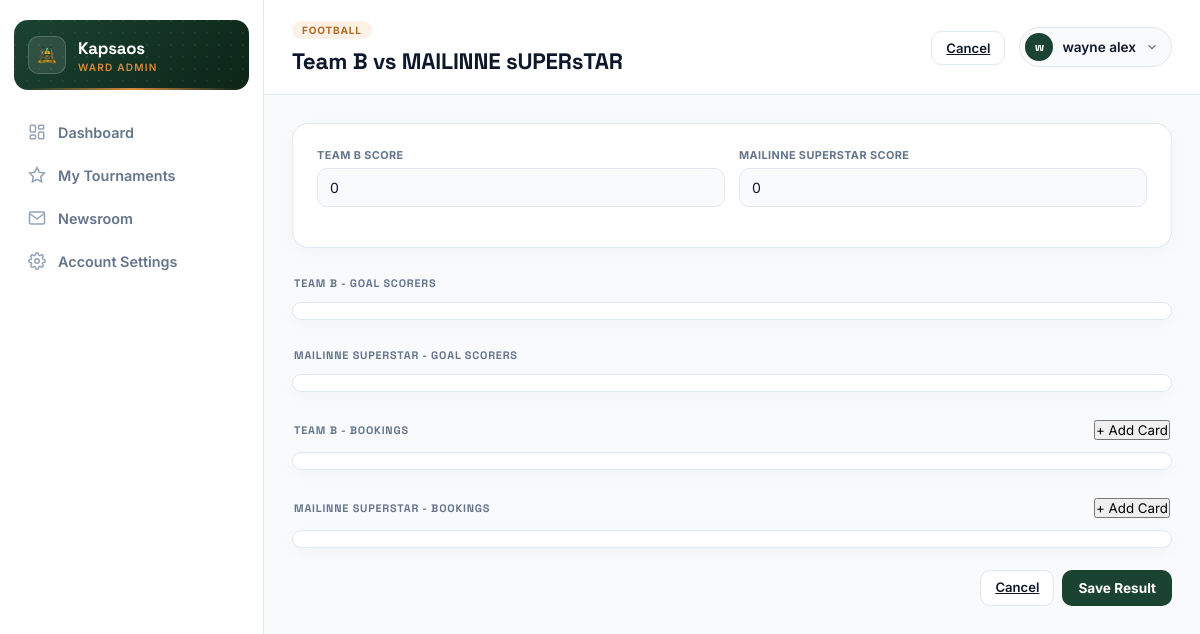
The app's page /accounts/ward/fixtures/244/result/ (signed in) with its own data.
### accounts/models.py (models this page shows, shortened)
class User(AbstractUser):
    class Role(models.TextChoices):
        SYSTEM_ADMIN = 'system_admin', 'System Admin'
        COUNTY_ICT_OFFICER = 'county_ict', 'County ICT Officer'
        SUB_COUNTY_ADMIN = 'sub_county_admin', 'Sub-County Admin'
        WARD_ADMIN = 'ward_admin', 'Ward Admin'
        TEAM_MANAGER = 'team_manager', 'Team Manager'
    role = models.CharField(max_length=20, choices=Role.choices)
    sub_county = models.ForeignKey(
        SubCounty, on_delete=models.PROTECT, null=True, blank=True, related_name='admins'
    )
    ward = models.ForeignKey(
        Ward, on_delete=models.PROTECT, null=True, blank=True, related_name='admins'
    )
    phone_number = models.CharField(max_length=20, blank=True)

class Ward(models.Model):
    sub_county = models.ForeignKey(SubCounty, on_delete=models.CASCADE, related_name='wards')
    name = models.CharField(max_length=100)
    created_at = models.DateTimeField(auto_now_add=True)
    class Meta:
        verbose_name_plural = "Wards"
        unique_together = ('sub_county', 'name')
        ordering = ['sub_county__name', 'name']

class Fixture(models.Model):
    class Status(models.TextChoices):
        SCHEDULED = 'scheduled', 'Scheduled'
        LIVE = 'live', 'Live'
        COMPLETED = 'completed', 'Completed'
        POSTPONED = 'postponed', 'Postponed'
        CANCELLED = 'cancelled', 'Cancelled'
    phase_sport = models.ForeignKey(PhaseSport, on_delete=models.CASCADE, related_name='fixtures',null=True)
    group = models.ForeignKey(Group, on_delete=models.SET_NULL, null=True, blank=True, related_name='fixtures')
    home_team = models.ForeignKey(Team, on_delete=models.CASCADE, related_name='home_fixtures')
    away_team = models.ForeignKey(Team, on_delete=models.CASCADE, related_name='away_fixtures')
    round_number = models.PositiveSmallIntegerField(help_text="Matchday / round index")
    leg = models.PositiveSmallIntegerField(default=1)
    venue = models.CharField(max_length=150, blank=True)
    kickoff_at = models.DateTimeField(null=True, blank=True)
    status = models.CharField(max_length=20, choices=Status.choices, default=Status.SCHEDULED)
    class Meta:
        ordering = ['round_number', 'kickoff_at']

class PhaseSport(models.Model):
    class Format(models.TextChoices):
        LEAGUE = 'league', 'League'
        KNOCKOUT = 'knockout', 'Knockout'
        GROUP_KNOCKOUT = 'group_knockout', 'Group Stage + Knockout'
        UEFA_LEAGUE_PHASE = 'uefa_league_phase', 'UEFA-Style League Phase'
    phase = models.ForeignKey(Phase, on_delete=models.CASCADE, related_name='phase_sports')
    sport = models.ForeignKey(Sport, on_delete=models.PROTECT, related_name='phase_entries')
    fixture_format = models.CharField(max_length=20, choices=Format.choices, default=Format.LEAGUE)
    legs = models.PositiveSmallIntegerField(default=1, help_text="1 = single round-robin, 2 = home & away")
    fixtures_generated = models.BooleanField(default=False)
    class Meta:
        unique_together = ('phase', 'sport')
        verbose_name = "Phase Sport"
        verbose_name_plural = "Phase Sports"

class Sport(models.Model):
    name = models.CharField(max_length=60, unique=True)
    rules_summary = models.CharField(max_length=255, help_text="e.g. '11 vs 11, 2x45min halves'")
    players_per_side = models.PositiveSmallIntegerField(default=11)
    is_active = models.BooleanField(default=True)
    class Meta:
        ordering = ['name']

class Team(models.Model):
    name = models.CharField(max_length=120)
    sport = models.ForeignKey(Sport, on_delete=models.PROTECT, related_name='teams')
    ward = models.ForeignKey(Ward, on_delete=models.PROTECT, related_name='teams')
    home_ground = models.CharField(max_length=150, blank=True)
    coach_name = models.CharField(max_length=120, blank=True)
    coach_phone = models.CharField(max_length=20, blank=True)
    created_by = models.ForeignKey(
        settings.AUTH_USER_MODEL, on_delete=models.SET_NULL, null=True,
        related_name='teams_created'
    )
    created_at = models.DateTimeField(auto_now_add=True)
    class Meta:
        unique_together = ('name', 'sport', 'ward')
        ordering = ['name']

### accounts/views.py (the view, shortened to what this page needs)
# urls.py: path('ward/fixtures/<int:fixture_pk>/result/', views.ward_ResultEntryView, name='ward_result_entry'),
@ward_admin_required
@login_required(login_url='login_admin')
def ward_ResultEntryView(request, fixture_pk):
    fixture = get_object_or_404(
        Fixture.objects.select_related('home_team', 'away_team', 'phase_sport__phase__tournament'),
        pk=fixture_pk
    )
    tournament = fixture.phase_sport.phase.tournament
    home_players = Player.objects.filter(tournament=tournament, team=fixture.home_team).order_by('jersey_number')
    away_players = Player.objects.filter(tournament=tournament, team=fixture.away_team).order_by('jersey_number')
    result = Result.objects.filter(fixture=fixture).first()
    existing_goals = Goal.objects.filter(fixture=fixture).select_related('scorer', 'assisted_by') if result else []
    existing_home_goals = [g for g in existing_goals if g.scorer.team_id == fixture.home_team_id]
    existing_away_goals = [g for g in existing_goals if g.scorer.team_id == fixture.away_team_id]
    existing_cards = Card.objects.filter(fixture=fixture).select_related('player') if result else []
    existing_home_cards = [c for c in existing_cards if c.player.team_id == fixture.home_team_id]
    existing_away_cards = [c for c in existing_cards if c.player.team_id == fixture.away_team_id]
    return render(request, 'ward/wardadmin_result_entry.html', {
        'fixture': fixture,
        'result': result,
        'home_players': home_players,
        'away_players': away_players,
        'existing_home_goals': existing_home_goals,
        'existing_away_goals': existing_away_goals,
        'existing_home_cards': existing_home_cards,
        'existing_away_cards': existing_away_cards,
        'active_nav': 'tournaments',
    })

### accounts/templates/ward/wardadmin_result_entry.html (shortened to what this page needs)
{% extends "ward/wardadmin_base.html" %}
{% block page_eyebrow %}{{ fixture.phase_sport.sport.name }}{% endblock %}
{% block page_title %}{{ fixture.home_team.name }} vs {{ fixture.away_team.name }}{% endblock %}
{% block header_actions %}
<a href="{% url 'phase_detail' fixture.phase_sport.phase_id %}" class="btn-ghost">Cancel</a>
{% endblock %}
{% block content %}
<form method="post" id="result-form">
    <div class="group" style="padding:24px; margin-bottom:22px;">
        <div class="form-grid-columns">
            <div class="form-field-box">
                <label>{{ fixture.home_team.name }} Score</label>
                <input type="number" name="home_score" id="home-score-input" min="0"
                       value="{{ result.home_score|default:0 }}" required oninput="ResultForm.sync()">
            </div>
            <div class="form-field-box">
                <label>{{ fixture.away_team.name }} Score</label>
                <input type="number" name="away_score" id="away-score-input" min="0"
                       value="{{ result.away_score|default:0 }}" required oninput="ResultForm.sync()">
            </div>
        </div>
    </div>
    <div class="group-header-row">
        <h3 class="group-header">{{ fixture.home_team.name }} - Goal Scorers</h3>
    </div>
    <div class="group" id="home-goal-rows" style="padding:8px; margin-bottom: 22px;"></div>
    <div class="group-header-row">
        <h3 class="group-header">{{ fixture.away_team.name }} - Goal Scorers</h3>
    </div>
    <div class="group" id="away-goal-rows" style="padding:8px; margin-bottom: 22px;"></div>
    <div class="group-header-row" style="display: flex; justify-content: space-between; align-items: center;">
        <h3 class="group-header">{{ fixture.home_team.name }} - Bookings</h3>
        <button type="button" class="btn-secondary btn-sm" onclick="CardForm.addRow('home')">+ Add Card</button>
    </div>
    <div class="group" id="home-card-rows" style="padding:8px; margin-bottom: 22px;"></div>
    <div class="group-header-row" style="display: flex; justify-content: space-between; align-items: center;">
        <h3 class="group-header">{{ fixture.away_team.name }} - Bookings</h3>
        <button type="button" class="btn-secondary btn-sm" onclick="CardForm.addRow('away')">+ Add Card</button>
    </div>
    <div class="group" id="away-card-rows" style="padding:8px; margin-bottom: 22px;"></div>
    <div class="form-actions" style="margin-top:20px;">
        <a href="{% url 'phase_detail' fixture.phase_sport.phase_id %}" class="btn-ghost">Cancel</a>
        <button type="submit" class="btn-primary">Save Result</button>
    </div>
</form>
{% endblock %}

### accounts/templates/ward/wardadmin_base.html (shortened to what this page needs)
{% load static %}
<!DOCTYPE html>
<html lang="en">
<head>
</head>
<body>
<div class="dashboard-wrapper">
    <aside class="sidebar" id="sidebar">
        <div class="sidebar-brand">
            <div class="sidebar-crest"><img src="{% static 'UG_LOGO.png' %}" alt="Logo"></div>
            <div class="sidebar-title">
                <h1>{{ request.user.ward.name }}</h1>
                <p>Ward Admin</p>
            </div>
        </div>
        <nav>
            <ul class="nav-menu">
                <li><a href="{% url 'ward_dashboard' %}" class="nav-item {% if active_nav == 'dashboard' %}active{% endif %}">
                    <svg viewBox="0 0 24 24"><rect x="3" y="3" width="7" height="9" rx="1.5"/><rect x="14" y="3" width="7" height="5" rx="1.5"/><rect x="14" y="12" width="7" height="9" rx="1.5"/><rect x="3" y="16" width="7" height="5" rx="1.5"/></svg>
                    Dashboard
                </a></li>
                <li><a href="{% url 'ward_tournament' %}" class="nav-item {% if active_nav == 'tournament' %}active{% endif %}">
                    <svg viewBox="0 0 24 24"><path d="M12 2l3.09 6.26L22 9.27l-5 4.87 1.18 6.88L12 17.77l-6.18 3.25L7 14.14 2 9.27l6.91-1.01L12 2z"/></svg>
                    My Tournaments
                </a></li>
                <li><a href="{% url 'ward_newsroom' %}" class="nav-item {% if active_nav == 'news' %}active{% endif %}">
                    <svg viewBox="0 0 24 24"><path d="M4 4h16c1.1 0 2 .9 2 2v12c0 1.1-.9 2-2 2H4c-1.1 0-2-.9-2-2V6c0-1.1.9-2 2-2z"/><polyline points="22,6 12,13 2,6"/></svg>
                    Newsroom
                </a></li>
                <li><a href="{% url 'ward_account_settings' %}" class="nav-item {% if active_nav == 'settings' %}active{% endif %}">
                    Account Settings
                </a></li>
            </ul>
        </nav>
    </aside>
    <main class="main-viewport">
        <header class="top-header-bar">
            <div>
                <div class="eyebrow">{% block page_eyebrow %}Overview{% endblock %}</div>
                <h2>{% block page_title %}Dashboard{% endblock %}</h2>
            </div>
            <div class="header-right">
                <div>{% block header_actions %}{% endblock %}</div>
                <div class="user-pill">
                    <button class="user-pill-trigger" onclick="toggleUserDropdown()">
                        <span class="user-avatar">{{ request.user.first_name|slice:":1"|default:"W" }}</span>
                        <span class="user-label">{{ request.user.get_full_name|default:request.user.username }}</span>
                        <svg viewBox="0 0 24 24" fill="none" stroke-width="2"><polyline points="6 9 12 15 18 9"/></svg>
                    </button>
                </div>
            </div>
        </header>
       <div class="content-area">
            {% block content %}{% endblock %}
        </div>
    </main>
</div>
</body>
</html>

### records on screen
User: user.ward.name "Kapsaos", user.first_name "w", user.get_full_name "wayne alex"
Fixture: phase_sport.sport.name "FOOTBALL", home_team.name "Team B", away_team.name "MAILINNE sUPERsTAR", home_team.name "TEAM B", away_team.name "MAILINNE SUPERSTAR"
